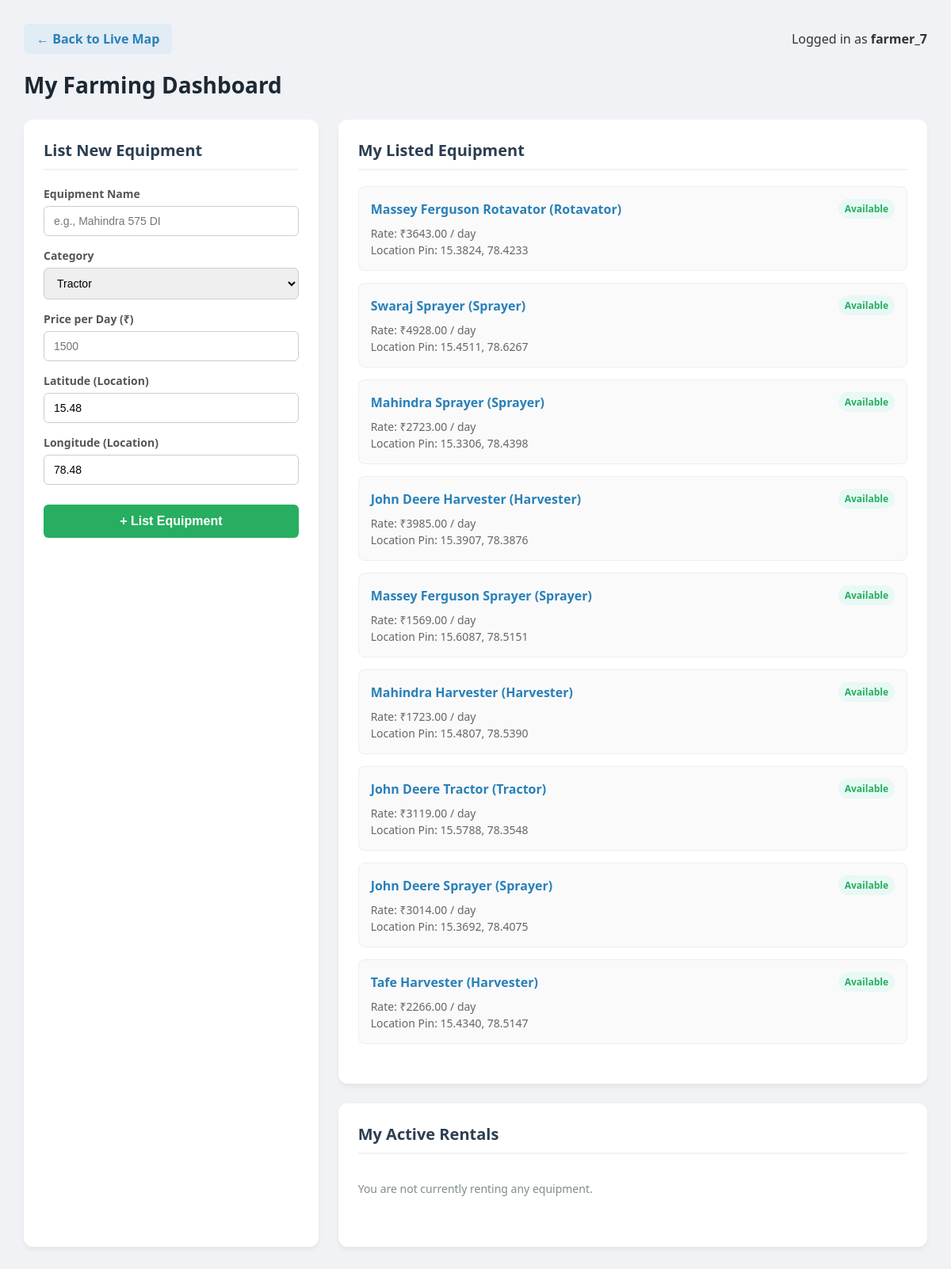
Screenshot of /dashboard/ (signed in) with the database file from the repository.
### core/models.py (models this page shows, shortened)
class Equipment(models.Model):
    owner = models.ForeignKey(User, on_delete=models.CASCADE, related_name='equipment_owned')
    name = models.CharField(max_length=100)
    category = models.CharField(max_length=50)
    price_per_day = models.DecimalField(max_digits=8, decimal_places=2)
    latitude = models.FloatField(default=0.0)
    longitude = models.FloatField(default=0.0)
    is_available = models.BooleanField(default=True)

### core/views.py (the view, shortened to what this page needs)
# urls.py: path('dashboard/', views.dashboard_view, name='dashboard'),
@login_required(login_url='/admin/login/')
def dashboard_view(request):
    my_equipment = Equipment.objects.filter(owner=request.user).order_by('-id')
    my_bookings = Booking.objects.filter(renter=request.user).order_by('-id')
    return render(request, 'core/dashboard.html', {
        'my_equipment': my_equipment,
        'my_bookings': my_bookings
    })

### core/templates/core/dashboard.html (shortened to what this page needs)
<!DOCTYPE html>
<html lang="en">
<head>
</head>
<body>
    <div class="container">
        <nav>
            <a href="/">← Back to Live Map</a>
            <span>Logged in as <b>{{ request.user.username }}</b></span>
        </nav>
        <h1>My Farming Dashboard</h1>
        <div class="dashboard-grid">
            <div class="card">
                <h2>List New Equipment</h2>
                <form method="POST">
                    <div class="form-group">
                        <label>Equipment Name</label>
                        <input type="text" name="name" placeholder="e.g., Mahindra 575 DI" required>
                    </div>
                    <div class="form-group">
                        <label>Category</label>
                        <select name="category" required>
                            <option value="Tractor">Tractor</option>
                        </select>
                    </div>
                    <div class="form-group">
                        <label>Price per Day (₹)</label>
                        <input type="number" name="price" placeholder="1500" required>
                    </div>
                    <div class="form-group">
                        <label>Latitude (Location)</label>
                        <input type="number" step="any" name="latitude" value="15.48" required>
                    </div>
                    <div class="form-group">
                        <label>Longitude (Location)</label>
                        <input type="number" step="any" name="longitude" value="78.48" required>
                    </div>
                    <button type="submit" class="btn-submit">+ List Equipment</button>
                </form>
            </div>
            <div>
                <div class="card" style="margin-bottom: 25px;">
                    <h2>My Listed Equipment</h2>
                    <div class="list-container">
                        {% for eq in my_equipment %}
                            <div class="item">
                                <div class="item-header">
                                    <span class="item-title">{{ eq.name }} ({{ eq.category }})</span>
                                    {% if eq.is_available %}
                                        <span class="status">Available</span>
                                    {% else %}
                                        <span class="status rented">Rented Out</span>
                                    {% endif %}
                                </div>
                                <div class="item-details">
                                    Rate: ₹{{ eq.price_per_day }} / day <br>
                                    Location Pin: {{ eq.latitude|floatformat:4 }}, {{ eq.longitude|floatformat:4 }}
                                </div>
                            </div>
                        {% empty %}
                            <p style="color: #7f8c8d; font-size: 14px;">You haven't listed any equipment yet. Use the form to get started.</p>
                        {% endfor %}
                    </div>
                </div>
                <div class="card">
                    <h2>My Active Rentals</h2>
                    <div class="list-container">
                        {% for booking in my_bookings %}
                            <div class="item">
                                <div class="item-header">
                                    <span class="item-title">{{ booking.equipment.name }}</span>
                                    <span class="status">{{ booking.status }}</span>
                                </div>
                                <div class="item-details">
                                    Rental Period: {{ booking.start_date }} to {{ booking.end_date }} <br>
                                    Total Cost: <b>₹{{ booking.total_price }}</b>
                                </div>
                            </div>
                        {% empty %}
                            <p style="color: #7f8c8d; font-size: 14px;">You are not currently renting any equipment.</p>
                        {% endfor %}
                    </div>
                </div>
            </div>
        </div>
    </div>
</body>
</html>

### core/templates/core/dashboard.html (style rules this page uses)
body { font-family: 'Segoe UI', Tahoma, Geneva, Verdana, sans-serif; background-color: #f0f2f5; margin: 0; padding: 30px; color: #333; }
.container { max-width: 1200px; margin: auto; }
nav { display: flex; justify-content: space-between; align-items: center; margin-bottom: 20px; }
nav a { text-decoration: none; color: #2980b9; font-weight: 600; padding: 8px 16px; background: #e1ecf4; border-radius: 6px; transition: 0.2s; }
h1 { color: #1c2833; font-size: 28px; margin-bottom: 25px; }
.dashboard-grid { display: grid; grid-template-columns: 1fr 2fr; gap: 25px; }
.card { background: white; padding: 25px; border-radius: 12px; box-shadow: 0 4px 6px rgba(0,0,0,0.05); }
.card h2 { margin-top: 0; color: #2c3e50; font-size: 20px; border-bottom: 2px solid #f0f2f5; padding-bottom: 10px; margin-bottom: 20px; }
.form-group { margin-bottom: 15px; }
.form-group label { display: block; font-weight: 600; margin-bottom: 6px; font-size: 14px; color: #555; }
.form-group input, .form-group select { width: 100%; padding: 10px 12px; border: 1px solid #ccc; border-radius: 6px; box-sizing: border-box; font-size: 14px; transition: 0.3s; }
.btn-submit { background-color: #27ae60; color: white; padding: 12px; border: none; border-radius: 6px; width: 100%; font-size: 16px; font-weight: bold; cursor: pointer; transition: 0.2s; margin-top: 10px; }
.list-container { display: flex; flex-direction: column; gap: 15px; margin-bottom: 25px; }
.item { border: 1px solid #eee; padding: 15px; border-radius: 8px; background: #fafafa; }
.item-header { display: flex; justify-content: space-between; align-items: center; margin-bottom: 8px; }
.item-title { font-size: 16px; font-weight: bold; color: #2980b9; }
.status { font-size: 12px; font-weight: bold; padding: 4px 8px; border-radius: 20px; background: #e8f8f5; color: #27ae60; }
.item-details { font-size: 14px; color: #666; line-height: 1.5; }

### rows the page displays
Equipment: name "Massey Ferguson Rotavator", category "Rotavator", is_available "Available", price_per_day "3643.00", latitude "15.3824", longitude "78.4233"
Equipment: name "Swaraj Sprayer", category "Sprayer", is_available "Available", price_per_day "4928.00", latitude "15.4511", longitude "78.6267"
Equipment: name "Mahindra Sprayer", category "Sprayer", is_available "Available", price_per_day "2723.00", latitude "15.3306", longitude "78.4398"
Equipment: name "John Deere Harvester", category "Harvester", is_available "Available", price_per_day "3985.00", latitude "15.3907", longitude "78.3876"
Equipment: name "Massey Ferguson Sprayer", category "Sprayer", is_available "Available", price_per_day "1569.00", latitude "15.6087", longitude "78.5151"
Equipment: name "Mahindra Harvester", category "Harvester", is_available "Available", price_per_day "1723.00", latitude "15.4807", longitude "78.5390"
Equipment: name "John Deere Tractor", category "Tractor", is_available "Available", price_per_day "3119.00", latitude "15.5788", longitude "78.3548"
Equipment: name "John Deere Sprayer", category "Sprayer", is_available "Available", price_per_day "3014.00", latitude "15.3692", longitude "78.4075"
Equipment: name "Tafe Harvester", category "Harvester", is_available "Available", price_per_day "2266.00", latitude "15.4340", longitude "78.5147"

### other values shown
{{ request.user.username }} "farmer_7"
